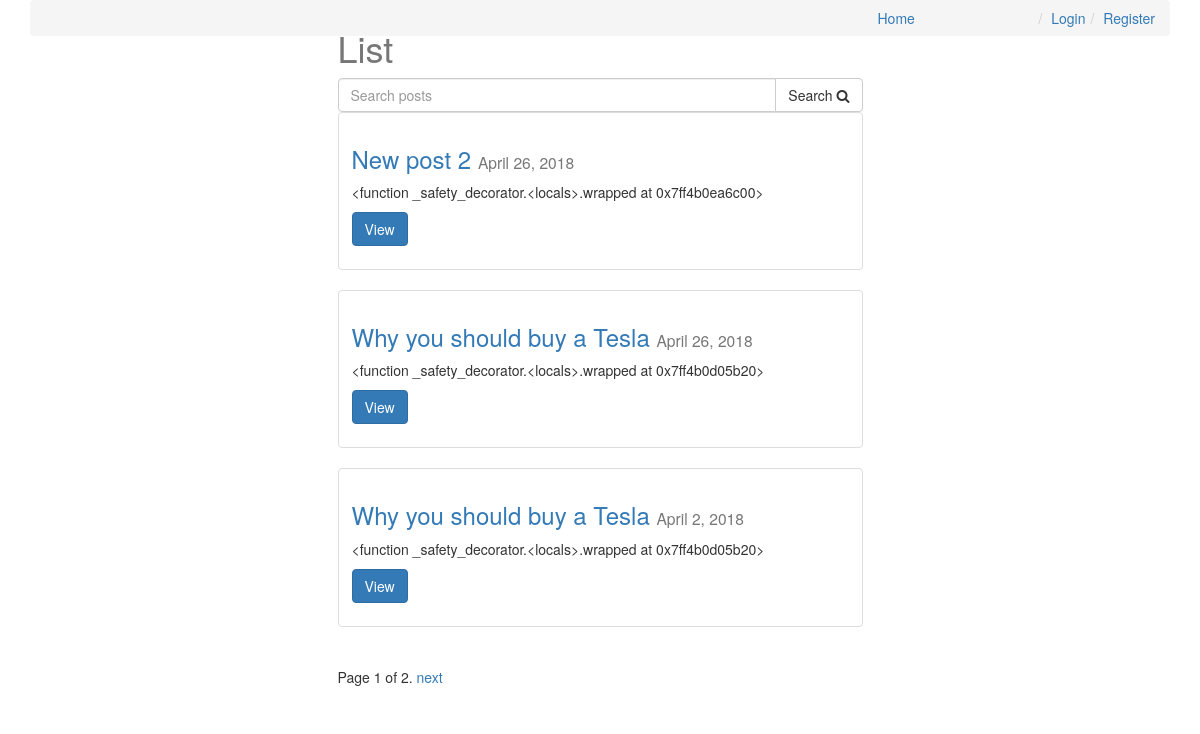
/?page=1, run on the app's committed database.
### posts/models.py (models this page shows, shortened)
class Post(models.Model):
    user = models.ForeignKey(settings.AUTH_USER_MODEL, default=1)
    title = models.CharField(max_length=120)
    slug = models.SlugField(unique=True)
    image = models.ImageField(
        null=True,
        blank=True,
        upload_to=upload_location,
        width_field='width_field',
        height_field='height_field',
    )
    height_field = models.IntegerField(default=0)
    width_field = models.IntegerField(default=0)
    content = models.TextField()
    draft = models.BooleanField(default=False)
    publish = models.DateField(auto_now=False, auto_now_add=False)
    read_time = models.IntegerField(default=0)
    updated = models.DateTimeField(auto_now=True, auto_now_add=False)
    timestamp = models.DateTimeField(auto_now=False, auto_now_add=True)
    objects = PostManager()
    def get_absolute_url(self):
        return reverse('posts:detail', kwargs={'slug': self.slug})
    def get_markdown(self):
        content = self.content
        return mark_safe(markdown(content))
    class Meta:
        ordering = ['-timestamp', '-updated']

### posts/views.py (the view, shortened to what this page needs)
# urls.py: url(r'^$', post_list, name='list'),
def post_list(request):
    if request.user.is_staff or request.user.is_superuser:
        queryset_list = Post.objects.all()
    else:
        queryset_list = Post.objects.active()
    query = request.GET.get("q")
    today = timezone.now().date()
    paginator = Paginator(queryset_list, 3)
    page = request.GET.get('page')
    try:
        queryset = paginator.page(page)
    except PageNotAnInteger:
        queryset = paginator.page(1)
    except EmptyPage:
        queryset = paginator.page(paginator.num_pages)
    context = {
        'title': 'List',
        'object_list': queryset,
        'today': today,
    }
    return render(request, 'post_list.html', context)

### posts/models.py (called while the page is built)
    def active(self, *args, **kwargs):
        return super(PostManager, self).filter(draft=False)\
                                       .filter(publish__lte=timezone.now())

### templates/post_list.html (shortened to what this page needs)
{% extends "base.html" %}
{% block content %}
    <div class='col-sm-6 col-sm-offset-3'>
        <h1>{{ title }}</h1>
        <form method="GET" action="">
            <div class="input-group">
                <input class="form-control" type="text" name="q" placeholder="Search posts" value="{{ request.GET.q }}">
                <span class="input-group-btn">
                    <button class="btn btn-default" type="submit">Search <i class="fa fa-search"></i></button>
                </span>
            </div>
        </form>
        {% for obj in object_list %}
            <div class='row'>
                <div class='col-sm-12'>
                    <div class='thumbnail'>
                        <div class='caption post-detail-item'>
                            <h3>
                                <a href="{{ obj.get_absolute_url }}">
                                    {{ obj.title }}
                                </a> <small>{{ obj.publish }}</small>
                            </h3>
                            <p class=''>{{ obj.get_markdown }}</p>
                            <p><a href='{{ obj.get_absolute_url }}' class='btn btn-primary' role='button'>View</a></p>
                        </div>
                    </div>
                </div>
            </div>
        {% endfor %}
        <div class="pagination">
            <span class="step-links">
                <span class="current">
                    Page {{ object_list.number }} of {{ object_list.paginator.num_pages }}.
                </span>
                {% if object_list.has_next %}
                    <a href="?page={{ object_list.next_page_number }}{% if request.GET.q %}&q={{ request.GET.q }}{% endif %}">next</a>
                {% endif %}
            </span>
        </div>
    </div>
{% endblock content %}

### static/css/base.css (style rules this page uses)
h1 { color: #777777; }

### data on the page
Post: title "New post 2", publish "April 26, 2018", get_markdown "<function _safety_decorator.<locals>.wrapped at 0x7ff4b0ea6c00>"
Post: title "Why you should buy a Tesla", publish "April 26, 2018", get_markdown "<function _safety_decorator.<locals>.wrapped at 0x7ff4b0d05b20>"
Post: title "Why you should buy a Tesla", publish "April 2, 2018", get_markdown "<function _safety_decorator.<locals>.wrapped at 0x7ff4b0d05b20>"

### other printed values
{{ title }} "List"
{{ object_list.number }} "1"
{{ object_list.paginator.num_pages }} "2"
